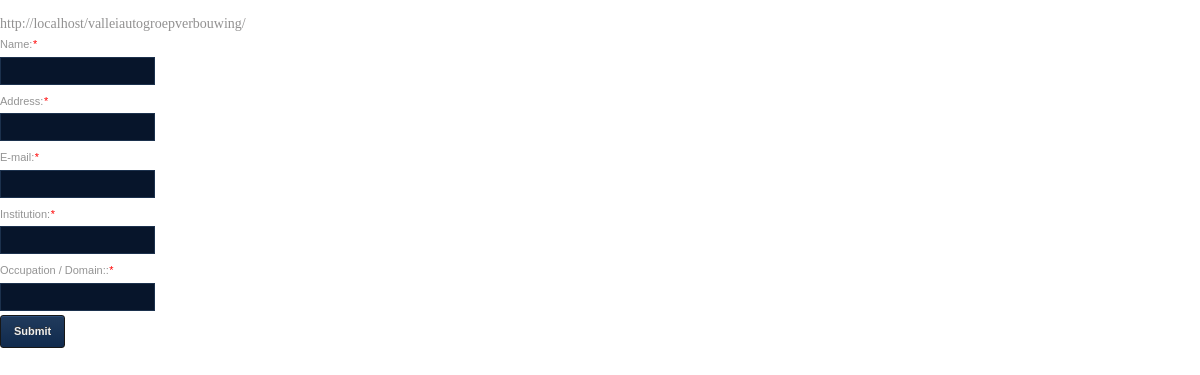
Page /footerForm.php?url=sample on the committed database.
### tables this page shows
CREATE TABLE IF NOT EXISTS `form_fields` (
  `field_id` int(11) NOT NULL AUTO_INCREMENT,
  `form_id` int(11) NOT NULL,
  `fieldset_id` int(11) NOT NULL,
  `position` int(11) NOT NULL,
  `type` varchar(250) NOT NULL,
  `label` varchar(250) NOT NULL,
  `name` varchar(250) NOT NULL,
  `required` int(11) NOT NULL DEFAULT '0',
  `email_validation` int(11) NOT NULL DEFAULT '0',
  `status` int(11) NOT NULL,
  PRIMARY KEY (`field_id`)
);

### footerForm.php (the view, shortened to what this page needs)
<!DOCTYPE html PUBLIC "-//W3C//DTD XHTML 1.0 Transitional//EN" "http://www.w3.org/TR/xhtml1/DTD/xhtml1-transitional.dtd">
<html xmlns="http://www.w3.org/1999/xhtml">
<head>
    <link rel="stylesheet" type="text/css" href="css/style.css"/>
</head>
<body>
	<ul class="product_list" id="theContent" style="padding:0px;">
	<?php
			$sqlForm = "SELECT * FROM forms WHERE url='".$_REQUEST['url']."'";
			$resultForm = mysql_query($sqlForm) or die(mysql_error());
			$rowForm = mysql_fetch_array($resultForm);
			$formId = $rowForm['form_id'];
	?>
	<form method="post" action="" onsubmit="return testform();">
		<div>
		   <?php
			$sqlFieldsets = "SELECT * FROM form_fieldsets WHERE form_id='".$formId."' AND status='1' order by position";
			$resultFieldsets = mysql_query($sqlFieldsets) or die(mysql_error());
			 while($rowFieldsets = mysql_fetch_array($resultFieldsets))
			 {
		   ?>
				<fieldset class="fieldset">
					<ul class="form-list">
						<li class="fields">
		   <?php
			$sqlFields = "SELECT * FROM form_fields WHERE form_id='".$formId."' AND fieldset_id='".$rowFieldsets['fieldset_id']."' AND status='1' order by position";
			$resultFields = mysql_query($sqlFields) or die(mysql_error());
			 while($rowFields = mysql_fetch_array($resultFields))
			 {
		   ?>
							<div class="field">
								<label for="<?php echo $rowFields['type']."-".$rowFields['field_id']; ?>" title="<?php echo $rowFields['label'] ?>"><?php echo $rowFields['label'] ?>:<?php if($rowFields['required']=='1'){?><em>*</em><?php } ?></label>
								<div class="input-box <?php if($rowFields['type']=='checkbox' || $rowFields['type']=='radio'){?>check<?php } ?>">
									<?php echo drawField($rowFields); ?>
								</div>
							</div>
	   <?php } ?>
						</li>
					</ul>
				</fieldset>
		   <?php
			 }
		  ?>
			<div class="log-btn-con">
				<input type="submit" value="Submit" name="submit">
			</div>
		</div>
	   </form>
	</ul>
</body>
</html>
<?php
	function drawField($rowFields)
	{
		$validationClass="";
		if($rowFields['required'] == '1')
			$validationClass="required";
		if($rowFields['email_validation'] == '1')
			$validationClass="requiredemail";
		$inputString='';
		switch($rowFields['type'])
		{
			case 'text':
					$inputString='<input type="text" name="'.$rowFields['name'].'" class="'.$validationClass.'" id="text-'.$rowFields['field_id'].'" />';
					break;
		}
		return $inputString;
	}
?>

### css/style.css (style rules this page uses)
body { font-family: 'Droid Sans'; color: #929191; font-size:14px; margin:0px; }
ul { list-style:none; }
p, h1, form, button { border:0; margin:0; padding:0; }
.fieldset { border-radius: 12px 12px 12px 12px !important; }
.fieldset { background: none repeat scroll 0 0 #FBFAF6 !important; border: 1px solid #BBAFA0 !important; margin: 15px 0 !important; padding: 22px 25px 12px 33px !important; }
.form-list li { margin:0px 0 8px !important; width:350px !important; }
.form-list li .field { height: auto !important; width: 200px !important; margin-bottom:15px !important; }
.form-list .field { float: left !important; width: 275px !important; }
.form-list em { color:red; }
.form-list .field label { color: #0b0b0b; font: 13px/19px Tahoma,Geneva,sans-serif; padding:0 20px 0 0; float:left; min-width:100px; }
.form-list .field .input-box { color:#494A4B; font: 12px/19px Tahoma,Geneva,sans-serif; padding:0; float:left; width:auto; height:auto; }
.form-list .field .input-box input[type="text"] { width:200px; height:13px; padding:5px; }
.log-btn-con { width:107px; height:42px; float:left; margin:10px 0 0 0; }
.log-btn-con input[type="submit"] { background: #08B2E5; background: -moz-linear-gradient(top, #08B2E5 0%, #08B2E5 100%); background: -webkit-gradient(linear, left top, left bottom, color-stop(0%,#08B2E5), color-stop(100%,#08B2E5)); background: -webkit-linear-gradient(top, #08B2E5 0%,#08B2E5 100%); background: -o-linear-gradient(top, #08B2E5 0%,#08B2E5 100%); background: -ms-linear-gradient(top, #08B2E5 0%,#08B2E5 100%); background: linear-gradient(top, #08B2E5 0%,#08B2E5 100%); filter: progid:DXImageTransform.Microsoft.gradient( startColorstr='#08B2E5', endColorstr='#08B2E5',GradientType=0 ); text-shadow: 0 -1px 0 #333 !important; -webkit-box-shadow: inset 0 1px 0 #08B2E5; -moz-box-shadow: inset 0 1px 0 #08B2E5; box-shadow: inset 0 1px 0 #08B2E5; color: #eee; border: 1px solid #08B2E5; font-size: 11px; padding: 10px 13px; margin: 0px; cursor: pointer; -moz-border-radius: 3px; -webkit-border-radius: 3px; border-radius: 3px; font:bold 11px/1em Arial,sans-serif !important; height:auto; width:auto; }
label { color: #AAAAAA; display: block; font-size: 11px; margin-bottom: 4px; }
input, textarea, select { color: #565A60; }
input, textarea, select { font: 11px Arial,Helvetica,sans-serif; outline: medium none; vertical-align: middle; }

### footerForm.php (style rules this page uses)
body { background-image:none !important; }
#theContent { margin:0; }
#theContent { color: #585858; font: 12px/18px Arial,Helvetica,sans-serif !important; margin: 0; padding: 0 0 10px; }
.fieldset { background:none !important; border:none !important; padding:0 !important; margin:0 !important; }
.form-list { float:left; padding:0; }
.form-list li.fields .field { width:100% !important; margin:4px 0 !important; }
.form-list li.fields .field .input-box { width:100%; }
.form-list li.fields .field input[type="text"] { width:68%; height:30px; border:1px solid #e4e4e4; padding:3px; font:12px Arial, Helvetica, sans-serif; color:#585858; background:#fff; box-shadow:none; margin:0 !important; }
#theContent .form-list .field label { font:normal 11px/1.5em Arial,Helvetica,sans-serif; color:#949494; }
#theContent .form-list li.fields .field input[type="text"] { border:1px solid #1C314D; color:#707070; height:28px; margin-bottom:10px; padding-left:12px; width:75%; background:#07152B; font:normal 11px Arial, Helvetica, sans-serif; }
#theContent .log-btn-con input[type="submit"] { background: #102a4d; background: -moz-linear-gradient(top, #213b5d 0%, #102a4d 100%); background: -webkit-gradient(linear, left top, left bottom, color-stop(0%,#213b5d), color-stop(100%,#102a4d)); background: -webkit-linear-gradient(top, #213b5d 0%,#102a4d 100%); background: -o-linear-gradient(top, #213b5d 0%,#102a4d 100%); background: -ms-linear-gradient(top, #213b5d 0%,#102a4d 100%); background: linear-gradient(top, #213b5d 0%,#102a4d 100%); filter: progid:DXImageTransform.Microsoft.gradient( startColorstr='#213b5d', endColorstr='#102a4d',GradientType=0 ); text-shadow: 0 -1px 0 #333 !important; -webkit-box-shadow: inset 0 1px 0 #2c4e7a; -moz-box-shadow: inset 0 1px 0 #2c4e7a; box-shadow: inset 0 1px 0 #2c4e7a; color: #eee; border: 1px solid #171717; padding: 10px 13px; margin: 0px; cursor: pointer; font:bold 11px/1em Arial,sans-serif !important; height:auto; width:auto; }
#theContent .form-list li.fields .field { width:207px !important; }
#theContent .log-btn-con { margin-top:0; }

### rows in the picture
form_fields: label "Name"
form_fields: label "Address"
form_fields: label "E-mail"
form_fields: label "Institution"
form_fields: label "Occupation / Domain:"

### other values in the picture
$Site_Url = 'http://localhost/valleiautogroepverbouwing/' "http://localhost/valleiautogroepverbouwing/"
